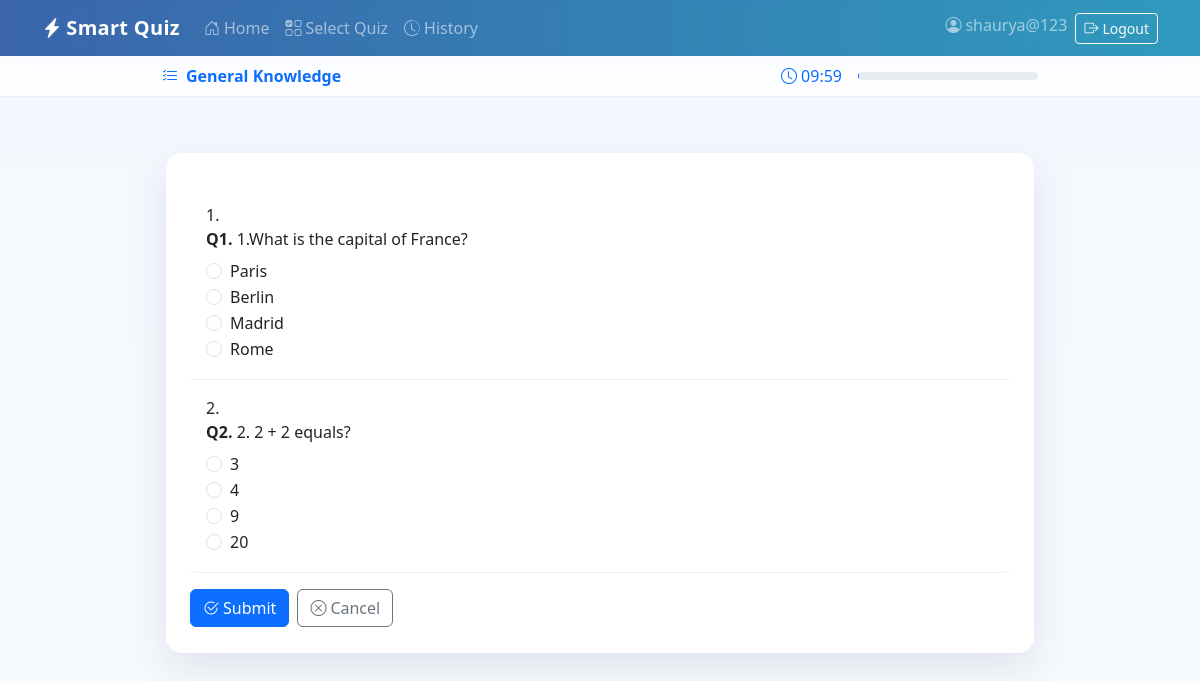
Page /quiz/take/2/ (signed in) on the committed database.
### quiz/models.py (models this page shows, shortened)
class QuizAttempt(models.Model):
    user = models.ForeignKey(User, on_delete=models.CASCADE, related_name="attempts")
    quiz = models.ForeignKey(Quiz, on_delete=models.CASCADE, related_name="attempts")
    score = models.IntegerField(default=0)
    date_completed = models.DateTimeField(auto_now_add=True)
    started_at = models.DateTimeField(null=True, blank=True)  # optional timer
    duration_seconds = models.IntegerField(default=600)       # default duration 10min

class Quiz(models.Model):
    title = models.CharField(max_length=200, unique=True)
    description = models.TextField(blank=True)
    class Meta:
        verbose_name_plural = "Quizzes"

class Question(models.Model):
    quiz = models.ForeignKey(Quiz, on_delete=models.CASCADE, related_name="questions")
    question_text = models.TextField()

class Answer(models.Model):
    question = models.ForeignKey(Question, on_delete=models.CASCADE, related_name="answers")
    text = models.CharField(max_length=255)
    is_correct = models.BooleanField(default=False)

### quiz/views.py (the view)
# urls.py: path('take/<int:attempt_id>/', views.quiz_take, name='quiz_take'),
@login_required
def quiz_take(request, attempt_id):
    attempt = get_object_or_404(QuizAttempt, id=attempt_id, user=request.user)
    questions = attempt.quiz.questions.prefetch_related("answers")
    return render(request, "quiz/quiz_take.html", {"attempt": attempt, "questions": questions})

### quiz/templates/quiz/quiz_take.html (shortened to what this page needs)
<!DOCTYPE html>
<html>
<head>
  <link href="https://cdn.jsdelivr.net/npm/bootstrap@5.3.3/dist/css/bootstrap.min.css" rel="stylesheet">
  <link href="https://cdn.jsdelivr.net/npm/bootstrap-icons@1.11.3/font/bootstrap-icons.css" rel="stylesheet">
</head>
<body>
  {% include 'partials/navbar.html' %}
  {% include 'partials/messages.html' %}
  <div class="sq-sticky">
    <div class="container py-2 d-flex justify-content-between align-items-center" style="max-width:900px;">
      <div class="fw-semibold text-primary"><i class="bi bi-list-check me-2"></i>{{ attempt.quiz.title }}</div>
      <div class="d-flex align-items-center gap-3">
        <div class="text-primary"><i class="bi bi-clock me-1"></i><span id="time">10:00</span></div>
        <div class="progress" style="width:180px; height:8px;" role="progressbar" aria-label="Time remaining" aria-valuemin="0" aria-valuemax="100">
        </div>
      </div>
    </div>
  </div>
  <div class="sq-section">
    <div class="sq-card">
      <form method="post" action="{% url 'quiz_submit' attempt.id %}" class="mt-2">
        <ol class="list-group list-group-numbered">
          {% for q in questions %}
          <li class="list-group-item py-3">
            <div class="mb-2">
              <strong>Q{{ forloop.counter }}.</strong> {{ q.question_text }}
            </div>
            {% for opt in q.answers.all %}
            <div class="form-check">
              <input class="form-check-input" type="radio" name="q_{{ q.id }}" id="q{{ q.id }}_{{ opt.id }}" value="{{ opt.id }}">
              <label class="form-check-label" for="q{{ q.id }}_{{ opt.id }}">{{ opt.text }}</label>
            </div>
            {% endfor %}
          </li>
          {% endfor %}
        </ol>
        <div class="mt-3 d-flex gap-2">
          <button class="btn btn-primary" type="submit"><i class="bi bi-check2-circle me-1"></i>Submit</button>
          <a class="btn btn-outline-secondary" href="{% url 'home' %}"><i class="bi bi-x-circle me-1"></i>Cancel</a>
        </div>
      </form>
    </div>
  </div>
</body>
</html>

### templates/partials/navbar.html (shortened to what this page needs)
<nav class="navbar navbar-expand-lg navbar-dark sq-glass">
  <div class="container">
    <a class="navbar-brand fw-bold sq-brand" href="{% url 'home' %}">
      <i class="bi bi-lightning-charge-fill me-1"></i>Smart Quiz
    </a>
    <div class="collapse navbar-collapse" id="sqNav">
      <ul class="navbar-nav me-auto mb-2 mb-lg-0">
        <li class="nav-item">
          <a class="nav-link" href="{% url 'home' %}"><i class="bi bi-house-door me-1"></i>Home</a>
        </li>
        {% if user.is_staff %}
          <li class="nav-item">
            <a class="nav-link" href="/admin/"><i class="bi bi-gear me-1"></i>Admin</a>
          </li>
        {% else %}
          <li class="nav-item">
            <a class="nav-link" href="{% url 'quiz_select' %}"><i class="bi bi-ui-checks-grid me-1"></i>Select Quiz</a>
          </li>
          <li class="nav-item">
            <a class="nav-link" href="{% url 'history' %}"><i class="bi bi-clock-history me-1"></i>History</a>
          </li>
        {% endif %}
      </ul>
      <ul class="navbar-nav ms-auto">
        {% if user.is_authenticated %}
          <li class="nav-item">
            <span class="navbar-text me-2"><i class="bi bi-person-circle me-1"></i>{{ user.username }}</span>
          </li>
          <li class="nav-item">
            <form action="{% url 'logout' %}" method="post" class="d-inline">
              <button type="submit" class="btn btn-sm btn-outline-light">
                <i class="bi bi-box-arrow-right me-1"></i>Logout
              </button>
            </form>
          </li>
        {% else %}
          <li class="nav-item">
            <a class="btn btn-sm btn-light" href="{% url 'login' %}">
              <i class="bi bi-box-arrow-in-right me-1"></i>Login
            </a>
          </li>
        {% endif %}
      </ul>
    </div>
  </div>
</nav>

### quiz/templates/quiz/quiz_take.html (style rules this page uses)
:root { --sq-primary:#2050a0; --sq-accent:#148cb4; --sq-card-bg:#ffffff; --sq-bg-grad:linear-gradient(180deg,#f4f8ff 0%,#f7fafc 100%); }
body { background: var(--sq-bg-grad); }
.sq-sticky { position: sticky; top: 0; z-index: 1030; backdrop-filter: saturate(140%) blur(8px); -webkit-backdrop-filter: saturate(140%) blur(8px); background: rgba(255,255,255,.85); border-bottom: 1px solid rgba(32,80,160,.08); }
.sq-section { max-width: 900px; margin: 56px auto; padding: 0 16px; }
.sq-card { background: var(--sq-card-bg); border-radius: 16px; box-shadow: 0 14px 40px rgba(40,69,124,.12); padding: 26px 24px; animation: fadeInUp .5s ease both; }
.list-group-item { border: 0; border-bottom: 1px solid rgba(32,80,160,.08); transition: background-color .25s ease; }

### templates/partials/navbar.html (style rules this page uses)
.sq-glass { background: linear-gradient(90deg, rgba(32,80,160,.88), rgba(20,140,180,.88)); backdrop-filter: saturate(140%) blur(10px); -webkit-backdrop-filter: saturate(140%) blur(10px); box-shadow: 0 8px 20px rgba(28, 67, 130, .18); }
.sq-brand { letter-spacing: .3px; }

### rows in the picture
QuizAttempt: quiz "General Knowledge"
Question: question_text "1.What is the capital of France?"
Answer: text "Paris"
Answer: text "Berlin"
Answer: text "Madrid"
Answer: text "Rome"
Question: question_text "2. 2 + 2 equals?"
Answer: text "3"
Answer: text "4"
Answer: text "9"
Answer: text "20"

### other values in the picture
{{ user.username }} "shaurya@123"
